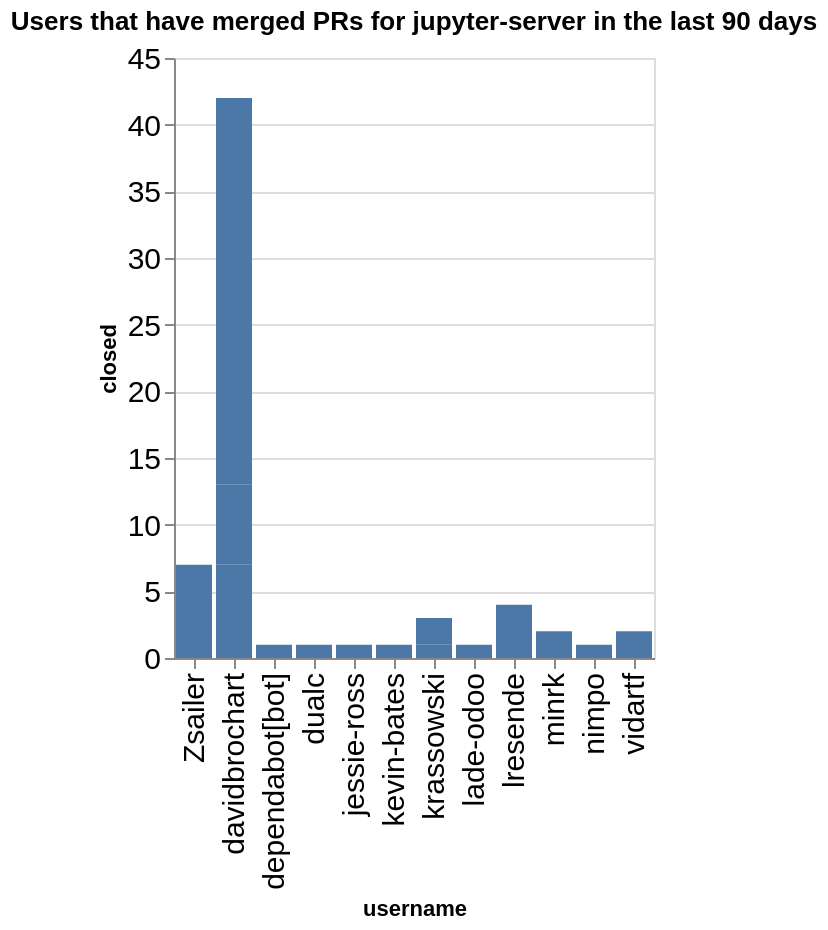

Notebook code for this chart:
### Code cell
charts = []
title = f"Users that have merged PRs for {github_org} in the last {n_days} days"
ch = alt.Chart(data=closed_by_repo.replace(np.nan, 0), title=title).mark_bar().encode(
    x='username',
    y='closed',
)
ch

### Figure 1 — Vega-Lite specification as saved in the notebook (floating-point values rounded to 4 significant figures)
{"config": {"axisLeft": {"labelFontSize": 15}, "axisBottom": {"labelFontSize": 15}}, "data": {"name": "data-027c00453df71c29baa3861e4959ffe9"}, "mark": {"type": "bar"}, "encoding": {"x": {"field": "username", "type": "nominal"}, "y": {"field": "closed", "type": "quantitative"}}, "title": "Users that have merged PRs for jupyter-server in the last 90 days", "$schema": "https://vega.github.io/schema/vega-lite/v5.20.1.json", "datasets": {"data-027c00453df71c29baa3861e4959ffe9": [{"name": "enterprise_gateway", "username": "lresende", "closed": 4}, {"name": "fps", "username": "davidbrochart", "closed": 7}, {"name": "gateway_provisioners", "username": "kevin-bates", "closed": 1}, {"name": "jupyter-resource-usage", "username": "krassowski", "closed": 1}, {"name": "jupyter-resource-usage", "username": "nimpo", "closed": 1}, {"name": "jupyter_server", "username": "Zsailer", "closed": 6}, {"name": "jupyter_server", "username": "dependabot[bot]", "closed": 1}, {"name": "jupyter_server", "username": "dualc", "closed": 1}, {"name": "jupyter_server", "username": "jessie-ross", "closed": 1}, {"name": "jupyter_server", "username": "lade-odoo", "closed": 1}, {"name": "jupyter_server", "username": "minrk", "closed": 2}, {"name": "jupyter_server", "username": "vidartf", "closed": 2}, {"name": "jupyter_server_terminals", "username": "Zsailer", "closed": 1}, {"name": "jupyter_ydoc", "username": "davidbrochart", "closed": 6}, {"name": "jupyter_ydoc", "username": "krassowski", "closed": 2}, {"name": "jupyverse", "username": "davidbrochart", "closed": 29}]}}
